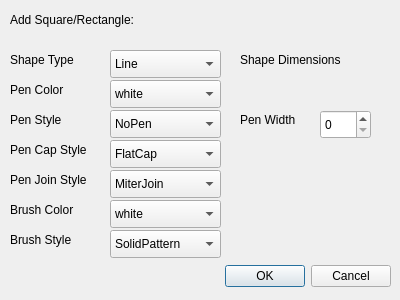
<?xml version="1.0" encoding="UTF-8"?>
<ui version="4.0">
 <class>add_SquRec</class>
 <widget class="QDialog" name="add_SquRec">
  <property name="geometry">
   <rect>
    <x>0</x>
    <y>0</y>
    <width>400</width>
    <height>300</height>
   </rect>
  </property>
  <property name="windowTitle">
   <string>Dialog</string>
  </property>
  <widget class="QDialogButtonBox" name="buttonBox">
   <property name="geometry">
    <rect>
     <x>50</x>
     <y>260</y>
     <width>341</width>
     <height>32</height>
    </rect>
   </property>
   <property name="orientation">
    <enum>Qt::Horizontal</enum>
   </property>
   <property name="standardButtons">
    <set>QDialogButtonBox::Cancel|QDialogButtonBox::Ok</set>
   </property>
  </widget>
  <widget class="QComboBox" name="comboBox_5">
   <property name="geometry">
    <rect>
     <x>110</x>
     <y>110</y>
     <width>111</width>
     <height>28</height>
    </rect>
   </property>
   <item>
    <property name="text">
     <string>NoPen</string>
    </property>
   </item>
   <item>
    <property name="text">
     <string>SolidLine</string>
    </property>
   </item>
   <item>
    <property name="text">
     <string>DashLine</string>
    </property>
   </item>
   <item>
    <property name="text">
     <string>DotLine</string>
    </property>
   </item>
   <item>
    <property name="text">
     <string>DashDotLine</string>
    </property>
   </item>
   <item>
    <property name="text">
     <string>DashDotDotLine</string>
    </property>
   </item>
  </widget>
  <widget class="QComboBox" name="comboBox_7">
   <property name="geometry">
    <rect>
     <x>110</x>
     <y>200</y>
     <width>111</width>
     <height>28</height>
    </rect>
   </property>
   <item>
    <property name="text">
     <string>white</string>
    </property>
   </item>
   <item>
    <property name="text">
     <string>black</string>
    </property>
   </item>
   <item>
    <property name="text">
     <string>red</string>
    </property>
   </item>
   <item>
    <property name="text">
     <string>green</string>
    </property>
   </item>
   <item>
    <property name="text">
     <string>blue</string>
    </property>
   </item>
   <item>
    <property name="text">
     <string>cyan</string>
    </property>
   </item>
   <item>
    <property name="text">
     <string>magenta</string>
    </property>
   </item>
   <item>
    <property name="text">
     <string>yellow</string>
    </property>
   </item>
   <item>
    <property name="text">
     <string>gray</string>
    </property>
   </item>
  </widget>
  <widget class="QLabel" name="label_3">
   <property name="geometry">
    <rect>
     <x>10</x>
     <y>50</y>
     <width>91</width>
     <height>20</height>
    </rect>
   </property>
   <property name="text">
    <string>Shape Type</string>
   </property>
  </widget>
  <widget class="QLabel" name="label_6">
   <property name="geometry">
    <rect>
     <x>240</x>
     <y>110</y>
     <width>91</width>
     <height>20</height>
    </rect>
   </property>
   <property name="text">
    <string>Pen Width</string>
   </property>
  </widget>
  <widget class="QLabel" name="label_11">
   <property name="geometry">
    <rect>
     <x>10</x>
     <y>140</y>
     <width>91</width>
     <height>20</height>
    </rect>
   </property>
   <property name="text">
    <string>Pen Cap Style</string>
   </property>
  </widget>
  <widget class="QComboBox" name="comboBox_4">
   <property name="geometry">
    <rect>
     <x>110</x>
     <y>80</y>
     <width>111</width>
     <height>28</height>
    </rect>
   </property>
   <item>
    <property name="text">
     <string>white</string>
    </property>
   </item>
   <item>
    <property name="text">
     <string>black</string>
    </property>
   </item>
   <item>
    <property name="text">
     <string>red</string>
    </property>
   </item>
   <item>
    <property name="text">
     <string>green</string>
    </property>
   </item>
   <item>
    <property name="text">
     <string>blue</string>
    </property>
   </item>
   <item>
    <property name="text">
     <string>cyan</string>
    </property>
   </item>
   <item>
    <property name="text">
     <string>magenta</string>
    </property>
   </item>
   <item>
    <property name="text">
     <string>yellow</string>
    </property>
   </item>
   <item>
    <property name="text">
     <string>gray</string>
    </property>
   </item>
  </widget>
  <widget class="QSpinBox" name="spinBox">
   <property name="geometry">
    <rect>
     <x>320</x>
     <y>110</y>
     <width>51</width>
     <height>29</height>
    </rect>
   </property>
  </widget>
  <widget class="QComboBox" name="comboBox_6">
   <property name="geometry">
    <rect>
     <x>110</x>
     <y>170</y>
     <width>111</width>
     <height>28</height>
    </rect>
   </property>
   <item>
    <property name="text">
     <string>MiterJoin</string>
    </property>
   </item>
   <item>
    <property name="text">
     <string>BevelJoin</string>
    </property>
   </item>
   <item>
    <property name="text">
     <string>RoundJoin</string>
    </property>
   </item>
  </widget>
  <widget class="QLabel" name="label_5">
   <property name="geometry">
    <rect>
     <x>10</x>
     <y>80</y>
     <width>91</width>
     <height>20</height>
    </rect>
   </property>
   <property name="text">
    <string>Pen Color</string>
   </property>
  </widget>
  <widget class="QComboBox" name="comboBox_2">
   <property name="geometry">
    <rect>
     <x>110</x>
     <y>140</y>
     <width>111</width>
     <height>28</height>
    </rect>
   </property>
   <item>
    <property name="text">
     <string>FlatCap</string>
    </property>
   </item>
   <item>
    <property name="text">
     <string>SquareCap</string>
    </property>
   </item>
   <item>
    <property name="text">
     <string>RoundCap</string>
    </property>
   </item>
  </widget>
  <widget class="QLabel" name="label_10">
   <property name="geometry">
    <rect>
     <x>10</x>
     <y>230</y>
     <width>81</width>
     <height>20</height>
    </rect>
   </property>
   <property name="text">
    <string>Brush Style</string>
   </property>
  </widget>
  <widget class="QLabel" name="label_7">
   <property name="geometry">
    <rect>
     <x>10</x>
     <y>110</y>
     <width>63</width>
     <height>20</height>
    </rect>
   </property>
   <property name="text">
    <string>Pen Style</string>
   </property>
  </widget>
  <widget class="QLabel" name="label_4">
   <property name="geometry">
    <rect>
     <x>240</x>
     <y>50</y>
     <width>141</width>
     <height>20</height>
    </rect>
   </property>
   <property name="text">
    <string>Shape Dimensions</string>
   </property>
  </widget>
  <widget class="QLabel" name="label_9">
   <property name="geometry">
    <rect>
     <x>10</x>
     <y>200</y>
     <width>81</width>
     <height>20</height>
    </rect>
   </property>
   <property name="text">
    <string>Brush Color</string>
   </property>
  </widget>
  <widget class="QComboBox" name="comboBox">
   <property name="geometry">
    <rect>
     <x>110</x>
     <y>50</y>
     <width>111</width>
     <height>28</height>
    </rect>
   </property>
   <item>
    <property name="text">
     <string>Line</string>
    </property>
   </item>
   <item>
    <property name="text">
     <string>Polyline</string>
    </property>
   </item>
   <item>
    <property name="text">
     <string>Polygon</string>
    </property>
   </item>
   <item>
    <property name="text">
     <string>Rectangle</string>
    </property>
   </item>
   <item>
    <property name="text">
     <string>Square</string>
    </property>
   </item>
   <item>
    <property name="text">
     <string>Ellipse</string>
    </property>
   </item>
   <item>
    <property name="text">
     <string>Circle</string>
    </property>
   </item>
  </widget>
  <widget class="QComboBox" name="comboBox_8">
   <property name="geometry">
    <rect>
     <x>110</x>
     <y>230</y>
     <width>111</width>
     <height>28</height>
    </rect>
   </property>
   <item>
    <property name="text">
     <string>SolidPattern</string>
    </property>
   </item>
   <item>
    <property name="text">
     <string>HorPattern</string>
    </property>
   </item>
   <item>
    <property name="text">
     <string>VerPattern</string>
    </property>
   </item>
   <item>
    <property name="text">
     <string>NoBrush</string>
    </property>
   </item>
  </widget>
  <widget class="QLabel" name="label_8">
   <property name="geometry">
    <rect>
     <x>10</x>
     <y>170</y>
     <width>101</width>
     <height>20</height>
    </rect>
   </property>
   <property name="text">
    <string>Pen Join Style</string>
   </property>
  </widget>
  <widget class="QLabel" name="label_2">
   <property name="geometry">
    <rect>
     <x>10</x>
     <y>10</y>
     <width>171</width>
     <height>20</height>
    </rect>
   </property>
   <property name="text">
    <string>Add Square/Rectangle:</string>
   </property>
  </widget>
 </widget>
 <resources/>
 <connections>
  <connection>
   <sender>buttonBox</sender>
   <signal>accepted()</signal>
   <receiver>add_SquRec</receiver>
   <slot>accept()</slot>
   <hints>
    <hint type="sourcelabel">
     <x>248</x>
     <y>254</y>
    </hint>
    <hint type="destinationlabel">
     <x>157</x>
     <y>274</y>
    </hint>
   </hints>
  </connection>
  <connection>
   <sender>buttonBox</sender>
   <signal>rejected()</signal>
   <receiver>add_SquRec</receiver>
   <slot>reject()</slot>
   <hints>
    <hint type="sourcelabel">
     <x>316</x>
     <y>260</y>
    </hint>
    <hint type="destinationlabel">
     <x>286</x>
     <y>274</y>
    </hint>
   </hints>
  </connection>
 </connections>
</ui>
